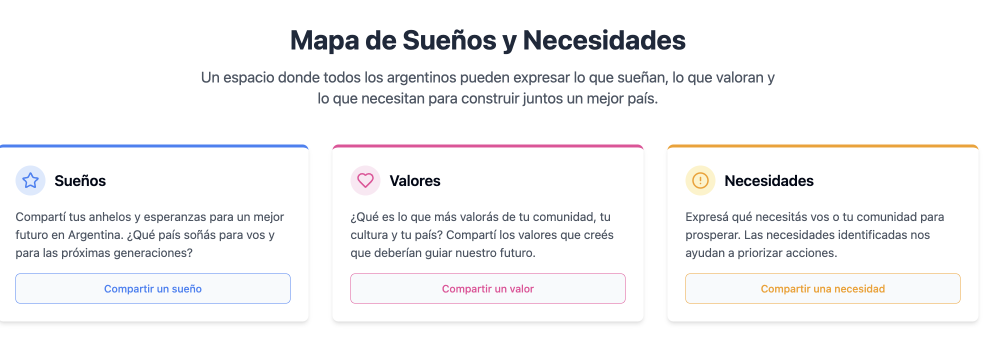
#> input picture SocialJusticeHub/attached_assets/image_1746635142851.png, 1978 x 676 px (shown at 1/2 size)
$ python -i illustrated.py   (imports and definitions only)   (older library calls are emulated)
#> lines starting #> are read from the running program, lines starting #| are printed output that depends on the picture
"""Narrative-first protocol for complete illustrated plates.

Illustrated videos are not ASCII chapters with a photograph underneath.  This
module first finds changes in proposition, rhetoric and visual subject; every
resulting unit earns one illustration.  There is deliberately no requested,
minimum or maximum image count.  After plates exist, deterministic computer-
vision inspection proposes protected and low-detail regions, while a human
semantic review remains mandatory before rendering.
"""

from __future__ import annotations

import hashlib
import re
from collections import Counter
from dataclasses import dataclass
from pathlib import Path
from typing import Sequence

import cv2
import numpy as np

from ..editorial.concepts import chapter_concepts
from ..editorial.rhetoric import classify_rhetoric
from ..editorial.verb_forms import is_conjugated_verb
from ..speech.captions import caption_text
from ..text import normalized_words, word_core
from .illustration_style import (
    DEFAULT_ILLUSTRATION_STYLE,
    assess_plate_style,
    generation_prompt,
    get_style,
    negative_prompt,
    style_contract,
)
from .schema import (
    Caption, GraphicCue, IllustrationDirection, PlateAnalysis, Relation, Storyboard,
)

ILLUSTRATED_LOOK = "tinta-papel-ilustrado"
PROTOCOL_VERSION = 3
FORBIDDEN_GRAPHIC_KINDS = {"label", "text", "title", "word", "caption"}

_TURN_MARKERS = (
    "pero ", "sin embargo", "aunque ", "en cambio", "por eso", "por lo tanto",
    "entonces ", "ahora ", "el problema", "la alternativa", "esa es", "esto no",
    "but ", "however", "instead", "therefore", "the problem", "the alternative",
)
_STRONG_RHETORIC = {
    "contrast", "question", "evidence", "consequence", "call-to-action",
    "definition", "process", "resolution",
}
_ELLIPTICAL_PIVOT_RE = re.compile(
    r"^(?:pero|sin embargo|aunque|en cambio)\s+"
    r"(?:(?:no|sí)\s+)?(?:lo|la|eso|esto|así|es|son)\b",
    re.IGNORECASE,
)


@dataclass(frozen=True)
class NarrativeUnit:
    texts: list[str]
    boundary_reason: str
    rhetoric: str
    concepts: list[str]


# [325 lines left out: functions _sentence_units, _concept_keys, _overlap, _boundary_reason, _merge_elliptical_pivots, split_illustrated_units and 7 more, not called in this run]


def _hex(rgb: Sequence[int]) -> str:
    return "#" + "".join(f"{int(value):02X}" for value in rgb)


# [5 lines left out: function _palette, not called in this run]


def _focus_box(gray: np.ndarray) -> list[float]:
    gx = cv2.Sobel(gray, cv2.CV_32F, 1, 0, ksize=3)
    gy = cv2.Sobel(gray, cv2.CV_32F, 0, 1, ksize=3)
    saliency = cv2.GaussianBlur(cv2.magnitude(gx, gy), (0, 0), 5.0)
    threshold = float(np.percentile(saliency, 82))
    ys, xs = np.where(saliency >= threshold)
    height, width = gray.shape
    if not len(xs):
        return [0.2, 0.15, 0.8, 0.70]
    return [
        round(max(0.0, float(np.percentile(xs, 8)) / width), 4),
        round(max(0.0, float(np.percentile(ys, 8)) / height), 4),
        round(min(1.0, float(np.percentile(xs, 92)) / width), 4),
        round(min(1.0, float(np.percentile(ys, 92)) / height), 4),
    ]


# [306 lines left out: functions _overlay_regions, analyze_plate, analyze_storyboard_plates, validate_illustrated_protocol, illustrated_protocol_summary, illustration_briefs and 1 more, not called in this run]

>>> import cv2
>>> picture = cv2.imread('../../../../../../SocialJusticeHub/attached_assets/image_1746635142851.png', cv2.IMREAD_GRAYSCALE)
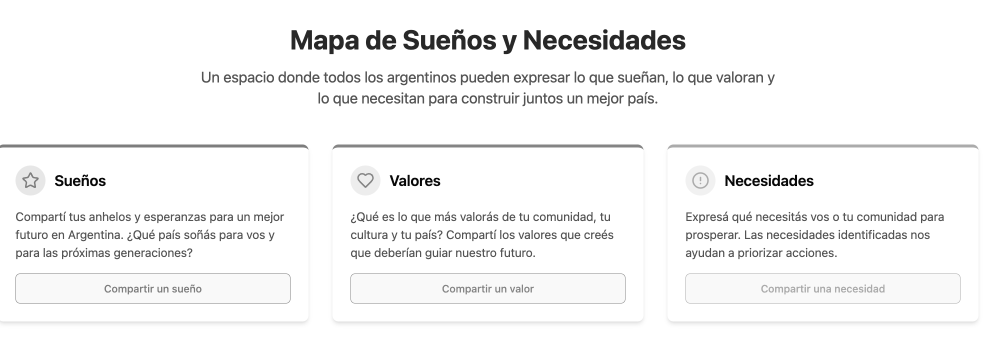
#> picture: shape (676, 1978) (shown at 1/2 size); min 8, max 255, mean 245
>>> result = _focus_box(picture)
#> in _focus_box, `gx = cv2.Sobel(gray, cv2.CV_32F, 1, 0, ksize=3)`:
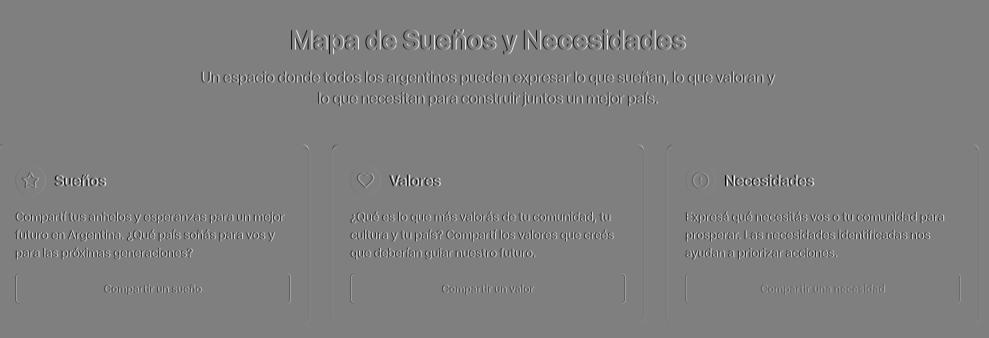
#> gx: shape (676, 1978) float32 (shown at 1/2 size); min -988, max 988, mean 0; drawn with min black and max white
#> in _focus_box, `gy = cv2.Sobel(gray, cv2.CV_32F, 0, 1, ksize=3)`:
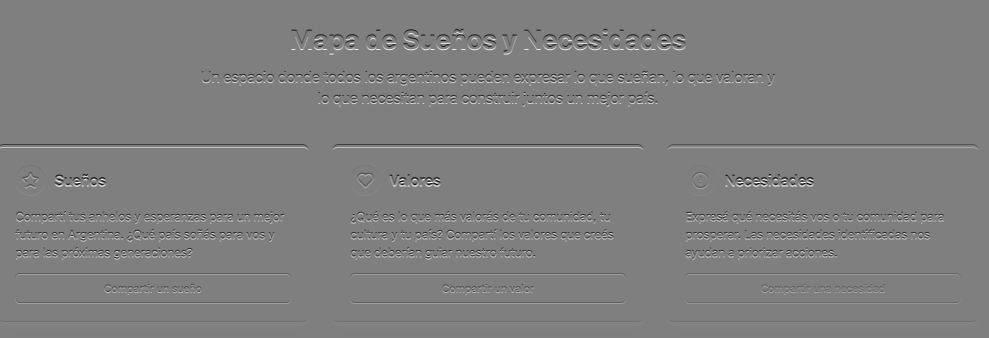
#> gy: shape (676, 1978) float32 (shown at 1/2 size); min -988, max 988, mean 0; drawn with min black and max white
#> in _focus_box, `saliency = cv2.GaussianBlur(cv2.magnitude(gx, gy), (0, 0), 5.0)`:
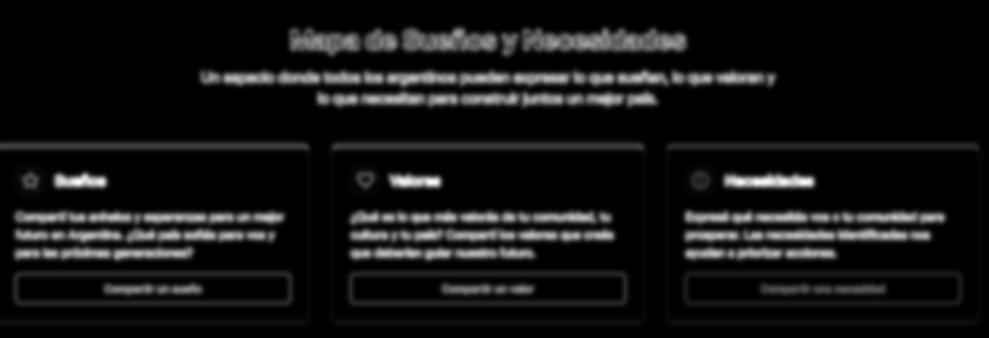
#> saliency: shape (676, 1978) float32 (shown at 1/2 size); min 0, max 551.9, mean 43.4; drawn with min black and max white
#> in _focus_box, `threshold = float(np.percentile(saliency, 82))`: threshold = 74.6
#> result = [0.093, 0.129, 0.819, 0.809]

$ run again, on SocialJusticeHub/attached_assets/image_1746635802635.png
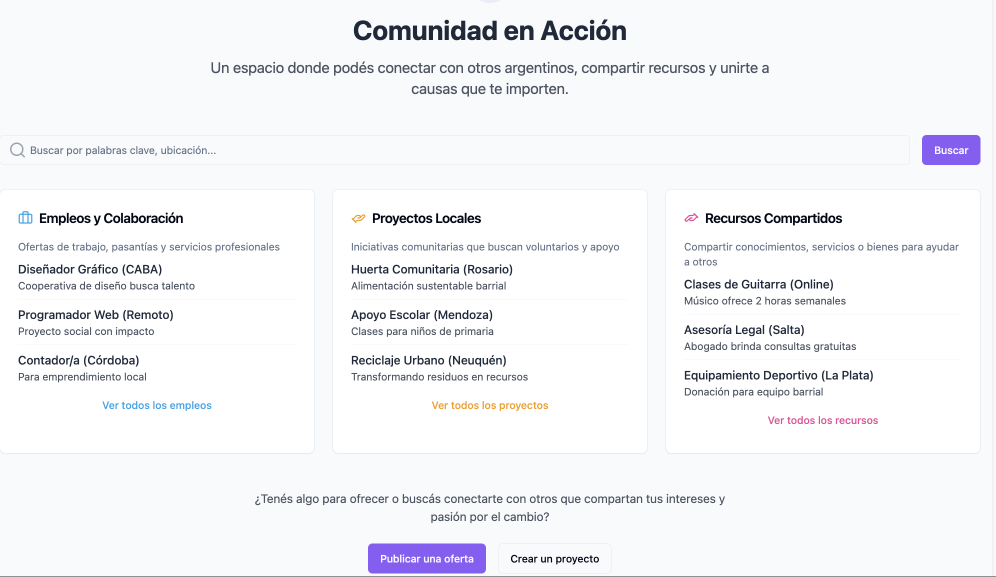
#> input picture SocialJusticeHub/attached_assets/image_1746635802635.png, 1992 x 1154 px (shown at 1/2 size)
#> in _focus_box, `gy = cv2.Sobel(gray, cv2.CV_32F, 0, 1, ksize=3)`:
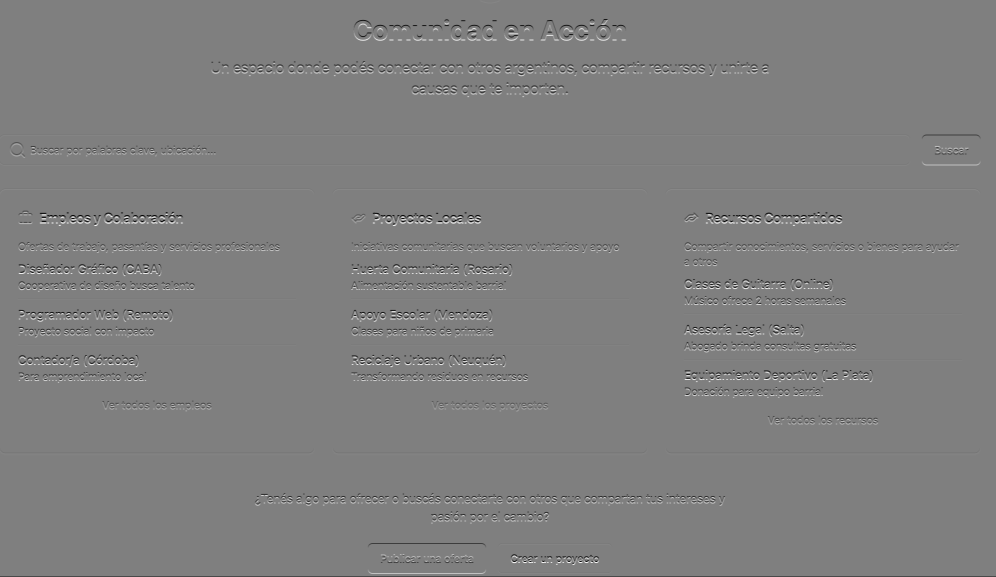
#> gy: shape (1154, 1992) float32 (shown at 1/2 size); min -988, max 988, mean -0.7; drawn with min black and max white
#> in _focus_box, `saliency = cv2.GaussianBlur(cv2.magnitude(gx, gy), (0, 0), 5.0)`:
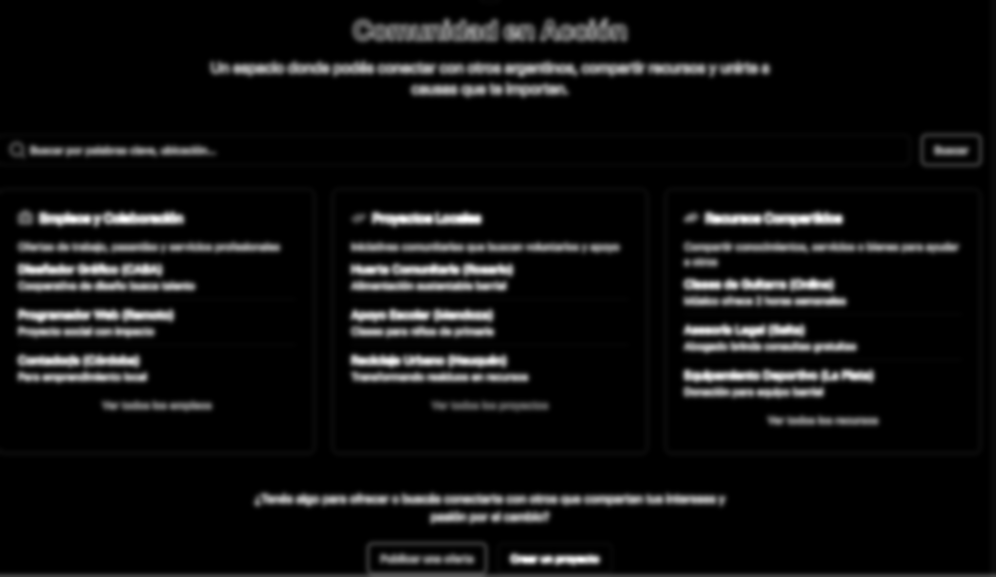
#> saliency: shape (1154, 1992) float32 (shown at 1/2 size); min 0, max 566.2, mean 37.1; drawn with min black and max white
#> threshold = 37.82
#> result = [0.0748, 0.112, 0.816, 0.939]
